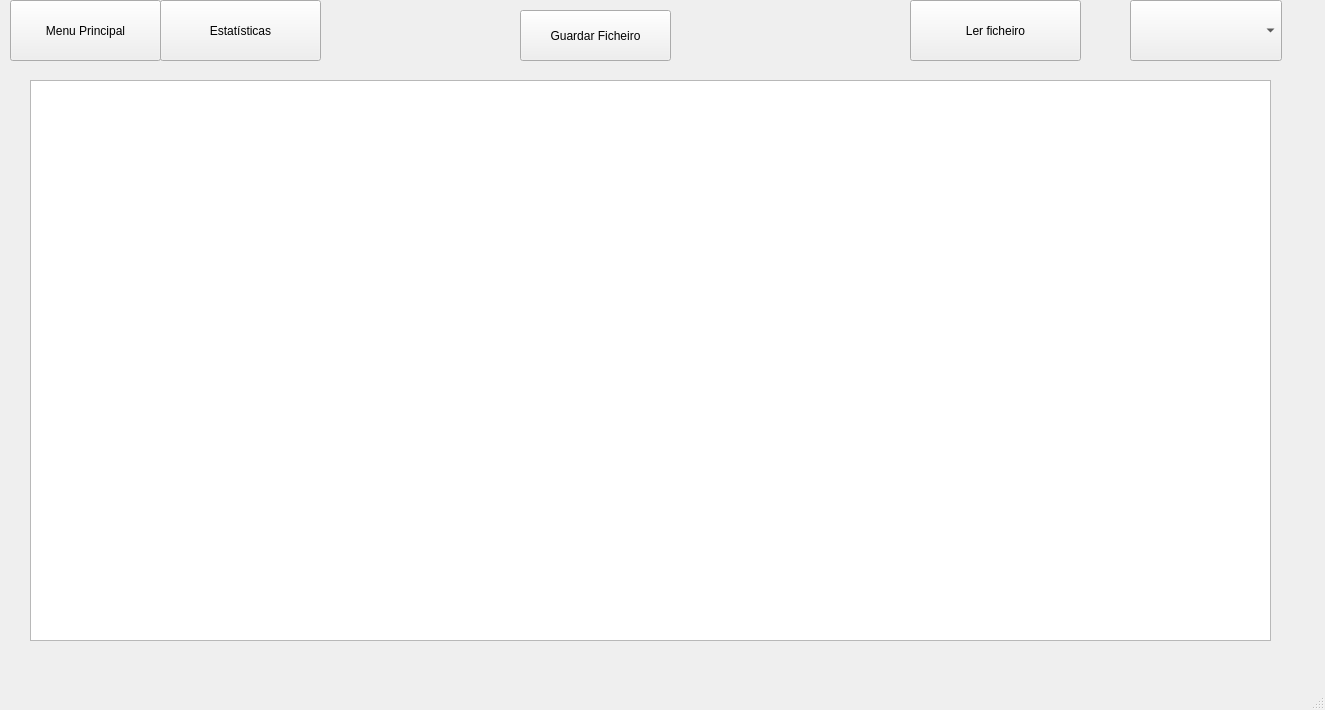
<?xml version="1.0" encoding="UTF-8"?>
<ui version="4.0">
 <class>MainWindow</class>
 <widget class="QMainWindow" name="MainWindow">
  <property name="geometry">
   <rect>
    <x>0</x>
    <y>0</y>
    <width>1325</width>
    <height>710</height>
   </rect>
  </property>
  <property name="cursor">
   <cursorShape>ArrowCursor</cursorShape>
  </property>
  <property name="windowTitle">
   <string>MainWindow</string>
  </property>
  <widget class="QWidget" name="centralwidget">
   <widget class="QPushButton" name="btnReadFile">
    <property name="geometry">
     <rect>
      <x>910</x>
      <y>0</y>
      <width>171</width>
      <height>61</height>
     </rect>
    </property>
    <property name="cursor">
     <cursorShape>PointingHandCursor</cursorShape>
    </property>
    <property name="text">
     <string>Ler ficheiro</string>
    </property>
   </widget>
   <widget class="QPushButton" name="btnMenu">
    <property name="geometry">
     <rect>
      <x>10</x>
      <y>0</y>
      <width>151</width>
      <height>61</height>
     </rect>
    </property>
    <property name="cursor">
     <cursorShape>PointingHandCursor</cursorShape>
    </property>
    <property name="text">
     <string>Menu Principal</string>
    </property>
   </widget>
   <widget class="QPushButton" name="btnStat">
    <property name="geometry">
     <rect>
      <x>160</x>
      <y>0</y>
      <width>161</width>
      <height>61</height>
     </rect>
    </property>
    <property name="cursor">
     <cursorShape>PointingHandCursor</cursorShape>
    </property>
    <property name="text">
     <string>Estatísticas</string>
    </property>
   </widget>
   <widget class="QComboBox" name="btnCreateFile">
    <property name="geometry">
     <rect>
      <x>1130</x>
      <y>0</y>
      <width>152</width>
      <height>61</height>
     </rect>
    </property>
    <property name="cursor">
     <cursorShape>PointingHandCursor</cursorShape>
    </property>
    <property name="styleSheet">
     <string notr="true">Qbuton{
text-align:center}</string>
    </property>
    <property name="currentIndex">
     <number>-1</number>
    </property>
    <property name="placeholderText">
     <string>          Criar Ficheiro</string>
    </property>
    <property name="duplicatesEnabled">
     <bool>true</bool>
    </property>
    <item>
     <property name="text">
      <string>Criar Modulo</string>
     </property>
    </item>
    <item>
     <property name="text">
      <string>Criar Mensagem</string>
     </property>
    </item>
   </widget>
   <widget class="QTableView" name="tableView">
    <property name="geometry">
     <rect>
      <x>30</x>
      <y>80</y>
      <width>1241</width>
      <height>561</height>
     </rect>
    </property>
   </widget>
   <widget class="QPushButton" name="btnSaveFile">
    <property name="enabled">
     <bool>true</bool>
    </property>
    <property name="geometry">
     <rect>
      <x>520</x>
      <y>10</y>
      <width>151</width>
      <height>51</height>
     </rect>
    </property>
    <property name="cursor">
     <cursorShape>PointingHandCursor</cursorShape>
    </property>
    <property name="text">
     <string>Guardar Ficheiro</string>
    </property>
   </widget>
  </widget>
  <widget class="QMenuBar" name="menubar">
   <property name="geometry">
    <rect>
     <x>0</x>
     <y>0</y>
     <width>1325</width>
     <height>26</height>
    </rect>
   </property>
  </widget>
  <widget class="QStatusBar" name="statusbar"/>
 </widget>
 <resources/>
 <connections/>
</ui>
